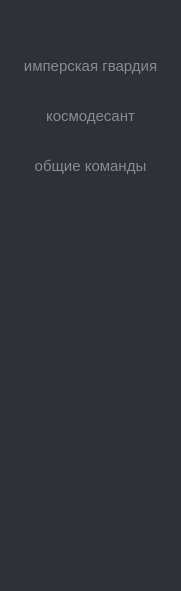
   <widget class="QWidget" name="widget" native="true">
    <property name="geometry">
     <rect>
      <x>0</x>
      <y>0</y>
      <width>181</width>
      <height>591</height>
     </rect>
    </property>
    <property name="styleSheet">
     <string notr="true">QWidget{
background:#2E3136;
}
QPushButton{
color:#858B90;
border:none;
font-size:15px;
border-radius:3px;
}

QPushButton:hover{
background:#32363B;
color:#BABBBF;
}</string>
    </property>
    <widget class="QPushButton" name="imperial_guard">
     <property name="geometry">
      <rect>
       <x>0</x>
       <y>50</y>
       <width>181</width>
       <height>31</height>
      </rect>
     </property>
     <property name="styleSheet">
      <string notr="true"/>
     </property>
     <property name="text">
      <string>имперская гвардия</string>
     </property>
    </widget>
    <widget class="QPushButton" name="space_marines">
     <property name="geometry">
      <rect>
       <x>0</x>
       <y>100</y>
       <width>181</width>
       <height>31</height>
      </rect>
     </property>
     <property name="styleSheet">
      <string notr="true"/>
     </property>
     <property name="text">
      <string>космодесант</string>
     </property>
    </widget>
    <widget class="QPushButton" name="general_commands">
     <property name="geometry">
      <rect>
       <x>0</x>
       <y>150</y>
       <width>181</width>
       <height>31</height>
      </rect>
     </property>
     <property name="styleSheet">
      <string notr="true"/>
     </property>
     <property name="text">
      <string>общие команды</string>
     </property>
    </widget>
   </widget>
